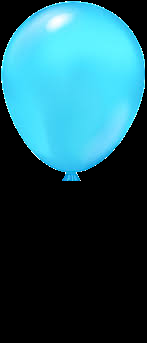
#> input picture modules/balloon1.png, 147 x 343 px, found by its file name; the run also reads 1 picture not shown here
$ python game.py
#> lines starting #> are read from the running program, lines starting #| are printed output that depends on the picture; after the words box and inside, x2 and y2 are one past the last pixel; in counts of white or black regions, pixels touching at a corner belong together
### modules/game_visual.py
# [105 lines of commented-out code are left out]

import cv2
import numpy as np
import random

class Balloon:
    def __init__(self, img_path, screen_width=800, screen_height=600, other_balloons=None):
        """
        Initialize a balloon with an image and random starting position.

        Args:
            img_path (str): Path to the balloon image file (RGBA).
            screen_width (int): Width of the game screen.
            screen_height (int): Height of the game screen.
            other_balloons (list): List of other Balloon objects to avoid overlap.
        """
        self.screen_width = screen_width
        self.screen_height = screen_height
        self.other_balloons = other_balloons or []
        self.alive = True
        self.popped = False
        self.pop_timer = 0
        self.pop_cooldown = 1
        self.image = cv2.imread(img_path, cv2.IMREAD_UNCHANGED)  # RGBA
        if self.image is None:
            raise ValueError(f"Could not load image: {img_path}")
        self.image = cv2.resize(self.image, (180, 220))

        # Separate alpha and RGB
        self.bgr = self.image[:, :, :3]
        self.alpha = self.image[:, :, 3]

        # Mask for contour detection
        self.mask = cv2.threshold(self.alpha, 1, 255, cv2.THRESH_BINARY)[1]
        self.contours, _ = cv2.findContours(self.mask, cv2.RETR_EXTERNAL, cv2.CHAIN_APPROX_SIMPLE)
        self.bounding_box = cv2.boundingRect(self.contours[0])

        # Starting position
        self.reset()

    def move(self):
        """Move the balloon upward and reset if it moves off-screen."""
        if self.popped:
            return
        self.y -= self.speed
        if self.y + self.bgr.shape[0] < 0:
            self.reset()

    def pop(self):
        self.popped = True
        self.pop_timer = self.pop_cooldown

    def update(self):
        if self.popped:
            self.pop_timer -= 1
            if self.pop_timer <= 0:
                self.popped = False
                self.reset()

    def reset(self):
        """Reset balloon to a random non-overlapping position below the screen."""
        max_attempts = 50
        for _ in range(max_attempts):
            self.x = random.randint(0, self.screen_width - self.bgr.shape[1])
            self.y = self.screen_height + random.randint(50, 300)
            self.speed = random.randint(2, 5)
            if not self.is_overlapping():
                return
        print("Warning: Could not find non-overlapping position after max attempts")

    def is_overlapping(self):
        """Check if the balloon overlaps with any other balloon."""
        bx, by, bw, bh = self.bounding_box
        rect1 = (self.x + bx, self.y + by, bw, bh)
        for other in self.other_balloons:
            if other is self:
                continue
            obx, oby, obw, obh = other.bounding_box
            rect2 = (other.x + obx, other.y + oby, obw, obh)
            if (rect1[0] < rect2[0] + rect2[2] and
                rect1[0] + rect1[2] > rect2[0] and
                rect1[1] < rect2[1] + rect2[3] and
                rect1[1] + rect1[3] > rect2[1]):
                return True
        return False

    def draw(self, frame, show_bbox=False):
        h, w = self.bgr.shape[:2]
        y1, y2 = max(self.y, 0), min(self.y + h, self.screen_height)
        x1, x2 = max(self.x, 0), min(self.x + w, self.screen_width)
        if y1 >= y2 or x1 >= x2:
            return

        y_img1 = y1 - self.y
        y_img2 = y2 - self.y
        x_img1 = x1 - self.x
        x_img2 = x2 - self.x

        if y_img1 >= y_img2 or x_img1 >= x_img2:
            return

        fg = cv2.bitwise_and(
            self.bgr[y_img1:y_img2, x_img1:x_img2],
            self.bgr[y_img1:y_img2, x_img1:x_img2],
            mask=self.alpha[y_img1:y_img2, x_img1:x_img2]
        )

        bg = frame[y1:y2, x1:x2]

        if fg.shape != bg.shape:
            return

        bg = cv2.bitwise_and(
            bg, bg, mask=cv2.bitwise_not(self.alpha[y_img1:y_img2, x_img1:x_img2])
        )

        frame[y1:y2, x1:x2] = cv2.add(bg, fg)

        if show_bbox:
            bx, by, bw, bh = self.bounding_box
            cv2.rectangle(
                frame,
                (self.x + bx, self.y + by),
                (self.x + bx + bw, self.y + by + bh),
                (0, 0, 255), 2
            )

    # [20 lines left out: function check_hit, not called in this run]

class Ball:
    # [57 lines left out: functions __init__, update, draw, not called in this run]

### modules/circle_detection.py
import cv2
import numpy as np

def detect_circles_in_frame(frame, callback=None, min_radius=30, max_radius=50, min_dist=80, param1=120, param2=20, intensity_threshold=100):
    """
    Detect circles in a provided frame using Hough Circle Transform.

    Args:
        frame (numpy.ndarray): Input frame to process (BGR).
        callback (function, optional): Callback function to process detected circle parameters (x, y, r).
        min_radius (int): Minimum radius of circles to detect (in pixels).
        max_radius (int): Maximum radius of circles to detect (in pixels).
        min_dist (int): Minimum distance between circle centers (in pixels).
        param1 (float): Higher threshold for Canny edge detector.
        param2 (float): Accumulator threshold for circle detection.
        intensity_threshold (float, optional): Minimum average intensity in the circle region.

    Returns:
        numpy.ndarray: Frame with detected circles drawn.
    """
    # Resize frame to ensure consistent processing
    frame = cv2.resize(frame, (800, 600))

    # for color detection feature
    frame_processing = frame.copy()
    hsv = cv2.cvtColor(frame_processing, cv2.COLOR_BGR2HSV)

    lower_yellow = np.array([38, 45, 41])#np.array([27, 84, 31]) #np.array([156, 93, 137]) #np.array([20, 100, 100])
    upper_yellow = np.array([140, 252, 255]) #np.array([99, 158, 255]) #np.array([171, 255, 255])

    # Create a Mask for Yellow Color
    mask = cv2.inRange(hsv, lower_yellow, upper_yellow)

    # Apply Morphological Operations (Optional but Recommended for cleaning mask)
    # Erode to remove small noise
    mask = cv2.erode(mask, None, iterations=2)
    # Dilate to fill gaps
    mask = cv2.dilate(mask, None, iterations=2)

    # gray = cv2.cvtColor(frame, cv2.COLOR_BGR2GRAY)
    gray = cv2.cvtColor(frame_processing, cv2.COLOR_BGR2GRAY)
    # Only keep the grayscale values where the mask is white (yellow color)
    masked_gray = cv2.bitwise_and(gray, gray, mask=mask)

    # blurred = cv2.medianBlur(gray, 5)
    blurred = cv2.medianBlur(masked_gray, 5)

    circles = cv2.HoughCircles(
        blurred,
        cv2.HOUGH_GRADIENT,
        dp=1.5, # inverse ratio of the accumulator resolution,  A value of 1.5 means the accumulator will have a resolution that's 1/1.5 times that of the input image
        minDist=min_dist,
        param1=param1,
        param2=param2,
        minRadius=min_radius,
        maxRadius=max_radius
    )

    # [17 lines of commented-out code are left out]

    if circles is not None:
        circles = np.round(circles[0, :]).astype("int")
        # No need for intensity thresholding anymore if we're filtering by color,
        # unless you want to filter yellow circles based on their *luminosity*.
        # For this specific request, we'll remove it, but you could add it back if needed.
        # filtered_circles = [] # This list might not be necessary if we draw directly after checks

        for (x, y, r) in circles:
            # We already filtered by color. We can add a simple check if the circle is not too close to the edges
            # or any other criteria you might have.

            # Draw a yellow circle on the display frame
            cv2.circle(frame, (x, y), r, (0, 255, 255), 3)  # Yellow circle (BGR: Blue=0, Green=255, Red=255)
            cv2.circle(frame, (x, y), 2, (0, 0, 255), 3)  # Red center for clarity

    return circles, frame

### modules/hit_detection.py
import math

class HitDetector:
    """
    A class to handle collision detection between circles and balloons.
    """
    def __init__(self):
        pass

    def check_circle_balloon_collision(self, circle_x, circle_y, circle_r, balloon):
        """
        Check if a circle collides with a balloon.

        Args:
            circle_x (int): X-coordinate of the circle's center.
            circle_y (int): Y-coordinate of the circle's center.
            circle_r (int): Radius of the circle.
            balloon (Balloon): Balloon object with position and bounding box.

        Returns:
            bool: True if the circle collides with the balloon, False otherwise.
        """
        # Get balloon's bounding box (assuming Balloon class has x, y, w, h attributes)
        balloon_x, balloon_y = balloon.x, balloon.y
        # Assume balloon has an 'image' attribute (OpenCV image)
        # Get width and height from the image shape
        try:
            balloon_h, balloon_w = balloon.image.shape[:2]  # shape[0] = height, shape[1] = width
        except AttributeError:
            # Fallback: assume default size if no image attribute
            balloon_w, balloon_h = 50, 50  # Adjust these values based on your balloon sizes
            print("Warning: Balloon has no 'image' attribute; using default size (50x50).")

        # Find the closest point on the balloon's bounding box to the circle's center
        closest_x = max(balloon_x, min(circle_x, balloon_x + balloon_w))
        closest_y = max(balloon_y, min(circle_y, balloon_y + balloon_h))

        # Calculate the distance between the circle's center and the closest point
        distance_x = circle_x - closest_x
        distance_y = circle_y - closest_y
        distance = math.sqrt(distance_x**2 + distance_y**2)

        # Collision occurs if the distance is less than or equal to the circle's radius
        return distance <= circle_r

    def process_detected_circles(self, circles, balloons, callback=None):
        """
        Process a list of detected circles and check for collisions with balloons.

        Args:
            circles (list): List of tuples (x, y, r) representing detected circles.
            balloons (list): List of Balloon objects.
            callback (function, optional): Function to call when a collision is detected.

        Returns:
            list: List of balloons that were hit.
        """
        hit_balloons = []

        for (x, y, r) in circles:
            for balloon in balloons:
                if self.check_circle_balloon_collision(x, y, r, balloon):
                    hit_balloons.append(balloon)
                    if callback:
                        callback(x, y, r, balloon)

        return hit_balloons

### modules/game.py
import cv2
import os
import numpy as np
from game_visual import Balloon
from circle_detection import detect_circles_in_frame
from hit_detection import HitDetector

def run_balloon_pop_game():
    """
    Run a game where balloons pop when hit by detected circles from the camera.
    Press 'q' or ESC to quit.
    """
    # Screen dimensions
    screen_width, screen_height = 800, 600

    # Balloon image paths (relative to project root)
    base_dir = os.path.dirname(os.path.abspath(__file__))
    balloon_paths = [
        os.path.join(base_dir, '..', 'assets', 'balloon1.png'),
        os.path.join(base_dir, '..', 'assets', 'balloon2.png'),
        os.path.join(base_dir, '..', 'assets', 'balloon3.png')
    ]

    # Initialize balloons, skipping invalid images
    balloons = []

    for path in balloon_paths:
        try:
            balloons.append(Balloon(path, screen_width, screen_height))
            print(f"Loaded balloon image: {path}")
        except ValueError as e:
            print(f"Warning: {e}. Skipping this image.")
#> this loop made 3 passes
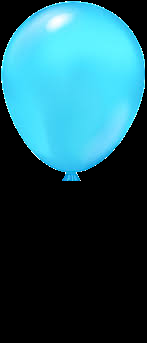
#> input picture modules/balloon1.png, 147 x 343 px, found by its file name
#> pass 1, in __init__, `self.image = cv2.resize(self.image, (180, 220))`:
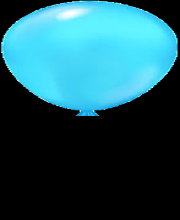
#> self.image: shape (220, 180, 4); mean B, G, R, A 95.2, 84.4, 30.9, 94.4
#> pass 1, in __init__, `self.mask = cv2.threshold(self.alpha, 1, 255, cv2.THRESH_BINARY)[1]`:
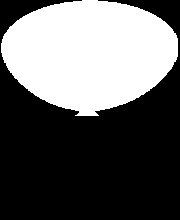
#> self.mask: shape (220, 180); 38.3% white; 1 white region, box (x1, y1, x2, y2) and area: (1, 0, 178, 116) 15180
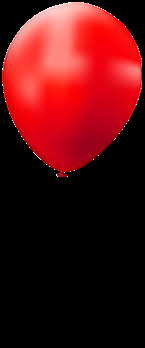
#> input picture modules/balloon2.png, 145 x 348 px, found by its file name

    if not balloons:
        print("Error: No valid balloon images loaded. Exiting.")
        return

    # Initialize camera
    cap = cv2.VideoCapture(0)
    if not cap.isOpened():
        print("Error: Could not open camera")
        cap.release()
        return

    # Initialize hit detector
    hit_detector = HitDetector()


    def hit_callback(x, y, r, balloon):
        # print(f"Balloon popped at ({x}, {y}) with radius {r}")
        # balloon.alive = False
        balloon.pop()

    # Game loop
    while True:
        ret, camera_frame = cap.read()
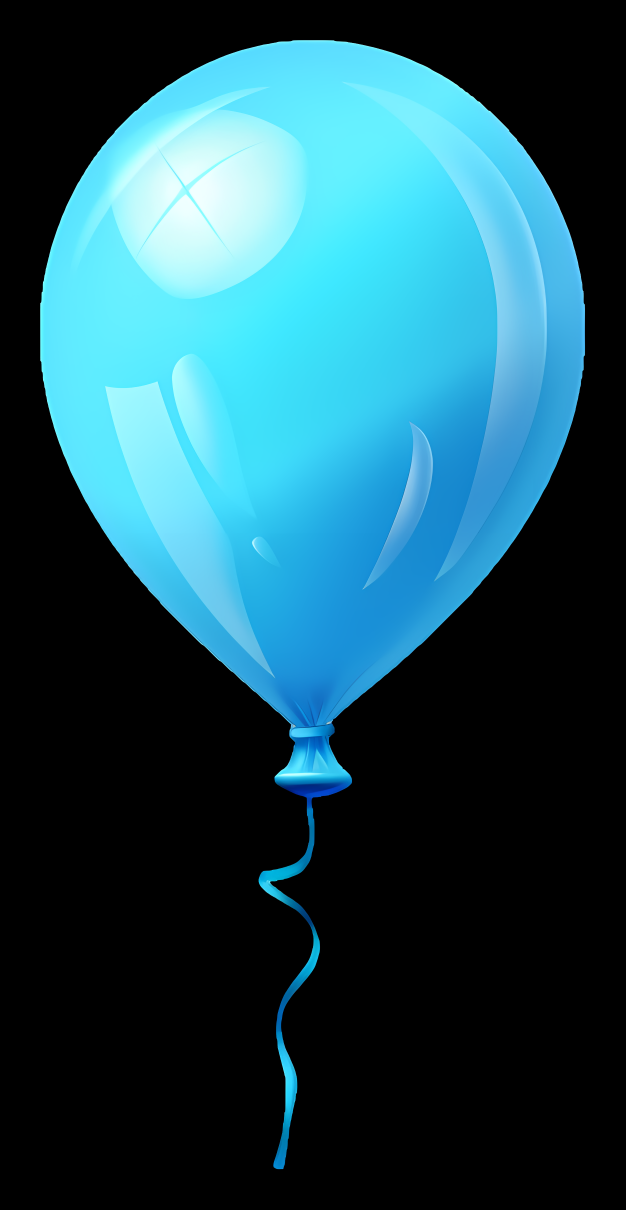
#> input picture blue_balloon.png, 1876 x 3628 px, given in place of the camera (shown at 1/3 size)
#> camera_frame is the input picture: shape (3628, 1876, 3); mean B, G, R 89.2, 76.7, 30.7
        if not ret:
            print("Error: Could not read frame")
            break

        # Create game frame (camera feed as background)
        frame = camera_frame.copy()
        frame = cv2.resize(frame, (screen_width, screen_height))
        frame = cv2.flip(frame, 1)

        # Move and draw balloons
        for balloon in balloons:
            balloon.update()
            balloon.move()
            balloon.draw(frame, show_bbox=False)

        # Detect circles and draw them on the same frame
        circles, frame = detect_circles_in_frame(
            frame,
            min_radius=30,
            max_radius=50,
            min_dist=80,
            param1=120,
            param2=20,
            intensity_threshold=100
        )
#> in detect_circles_in_frame, `hsv = cv2.cvtColor(frame_processing, cv2.COLOR_BGR2HSV)`: hsv: shape (600, 800, 3); mean H, S, V 35.8, 63.3, 89.2
#> in detect_circles_in_frame, `mask = cv2.inRange(hsv, lower_yellow, upper_yellow)`: mask: shape (600, 800); 35.8% white; 68 white regions (61 under 20 px), largest, box (x1, y1, x2, y2) and area: (51, 20, 749, 393) 170305, (419, 513, 447, 560) 540, (390, 464, 435, 499) 282
#> in detect_circles_in_frame, `mask = cv2.erode(mask, None, iterations=2)`: mask: shape (600, 800); 34.3% white; 9 white regions (5 under 20 px), largest, box (x1, y1, x2, y2) and area: (53, 22, 747, 365) 163481, (356, 371, 442, 389) 887, (422, 517, 443, 554) 257, (393, 469, 403, 480) 35
#> in detect_circles_in_frame, `mask = cv2.dilate(mask, None, iterations=2)`:
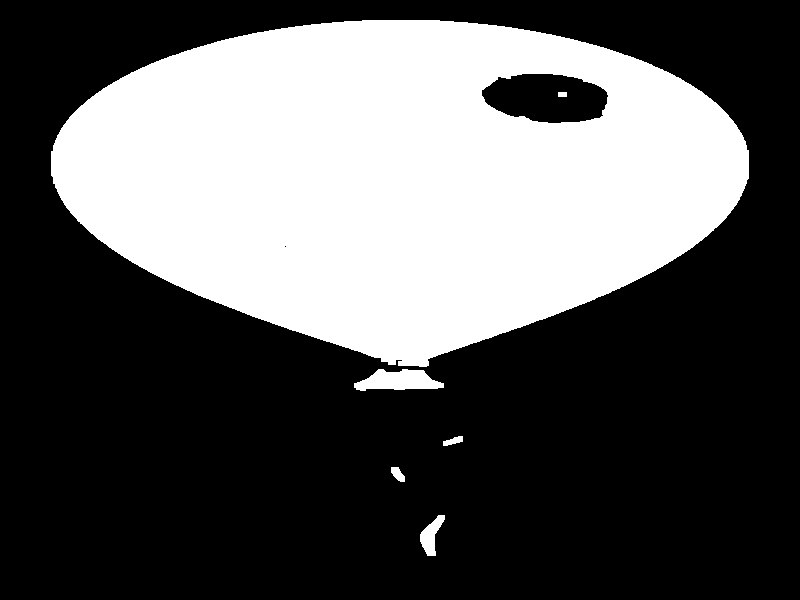
#> mask: shape (600, 800); 35.5% white; 6 white regions, box (x1, y1, x2, y2) and area: (51, 20, 749, 367) 168441, (354, 369, 444, 391) 1335, (420, 515, 445, 556) 509, (391, 467, 405, 482) 135, (443, 436, 463, 446) 118, (558, 92, 567, 97) 45
#> in detect_circles_in_frame, `gray = cv2.cvtColor(frame_processing, cv2.COLOR_BGR2GRAY)`:
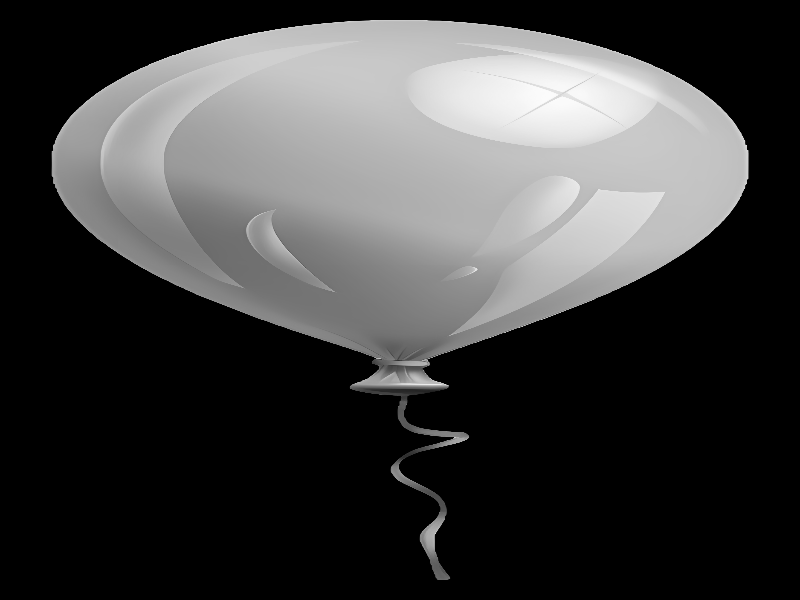
#> gray: shape (600, 800); min 0, max 251, mean 64.3
#> in detect_circles_in_frame, `circles = cv2.HoughCircles( blurred, cv2.HOUGH_GRADIENT, dp=1.5, # inv..`: circles = [[537.8, 189.8, 43.95], [408.8, 407.2, 37.5], [617.2, 83.25, 42.3], [408.8, 324.8, 40.65]]
#> in detect_circles_in_frame, `circles = np.round(circles[0, :]).astype("int")`: circles = [[538, 190, 44], [409, 407, 38], [617, 83, 42], [409, 325, 41]]
#> the loop in detect_circles_in_frame, `for (x, y, r) in circles:` made 4 passes
#> after the loop in detect_circles_in_frame, `for (x, y, r) in circles:`:
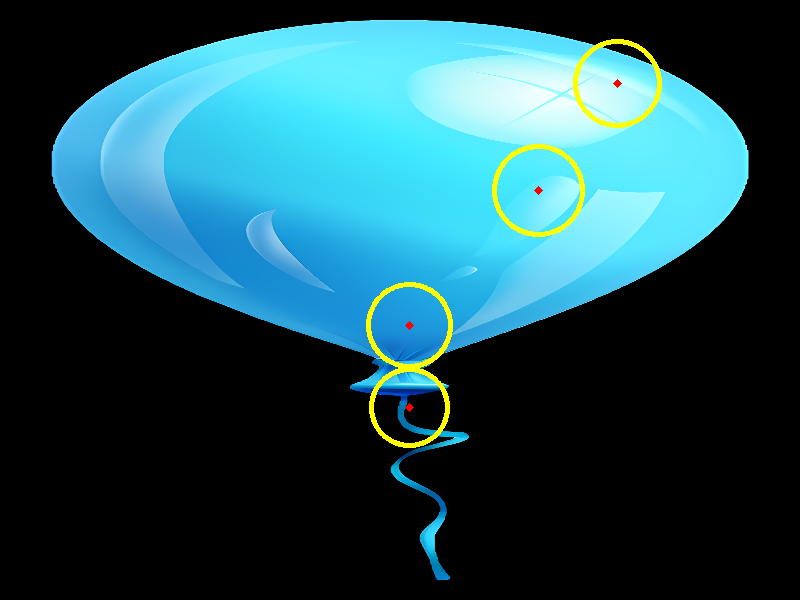
#> frame: shape (600, 800, 3); mean of channels 0, 1, 2 87.1, 77.7, 32.8; drawn as B, G, R

        # Process detected circles for hits
        if circles is not None:
            hit_detector.process_detected_circles(circles, balloons, callback=hit_callback)
#> the loop in process_detected_circles, `for (x, y, r) in circles:` made 4 passes
#> (x, y, r) on passes 1 to 4: (538, 190, 44), (409, 407, 38), (617, 83, 42), (409, 325, 41)
#> after the loop in process_detected_circles, `for (x, y, r) in circles:`: hit_balloons = []

        # Show the combined frame
        cv2.imshow("Balloon Pop Game", frame)

        # Exit on 'q' or ESC
        key = cv2.waitKey(30) & 0xFF
#> (key q is pressed here)
        if key in [ord('q'), 27]:
            break

    cap.release()
    cv2.destroyAllWindows()

if __name__ == "__main__":
    run_balloon_pop_game()
